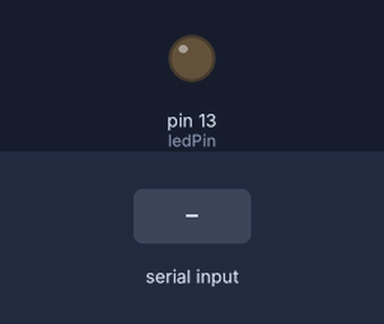
Recording of a sketch running on a simulated Arduino Uno, built with avr-gcc and run on an emulated ATmega328P. Shown: output pins drawn as LEDs (lit = HIGH). The inputs (shaded band) are chosen by the test bench.

Above: at 1.2 s.
1.3 s: "1" received over Serial
At 2.1 s:
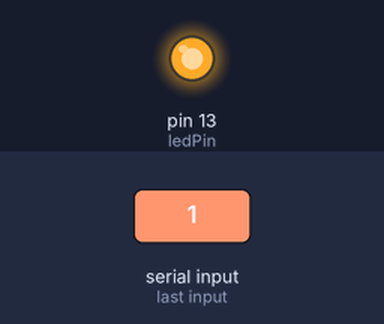
2.8 s: "0" received over Serial
At 3.3 s:
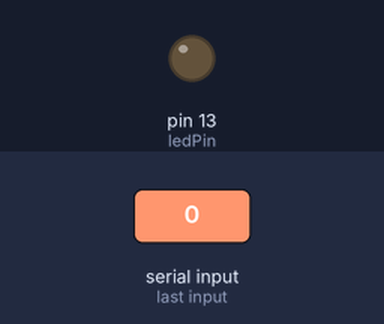
Timing chart, 0 to 5.8 s (numbered marks = the images above; inputs shaded):
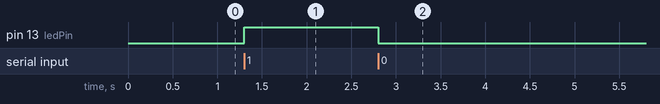

The sketch:

_2_dispositivos.ino
```cpp
int ledPin = 13;
int numero = -5;

void setup()   {
  pinMode(ledPin, OUTPUT);
  Serial.begin(9600);
}

void loop()
{
  if (Serial.available() > 0) {
    numero = Serial.read();
  }

  if (numero > 0) {
    if (numero == '1') {
      digitalWrite(ledPin, HIGH);
      //delay(2000);
    }
    else if (numero == '0') {
      digitalWrite(ledPin, LOW);
      //delay(2000);
    }
  }
 // numero = 0;
}
```

Measured:
- after the input at 1.3 s, pin 13 (ledPin): LOW → HIGH at once
- after the input at 2.8 s, pin 13 (ledPin): HIGH → LOW at once
